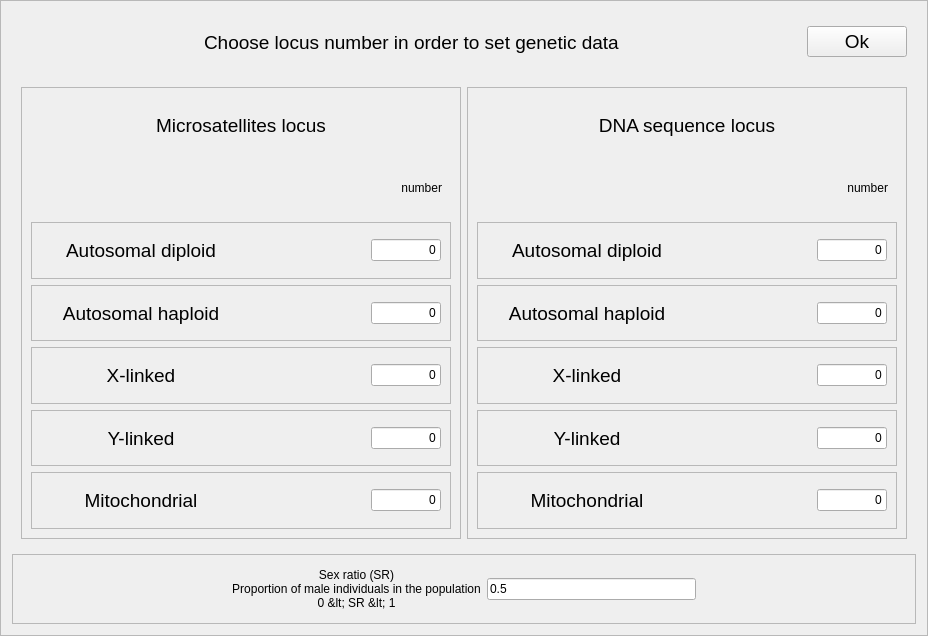
<?xml version="1.0" encoding="UTF-8"?>
<ui version="4.0">
 <class>Frame</class>
 <widget class="QFrame" name="Frame">
  <property name="geometry">
   <rect>
    <x>0</x>
    <y>0</y>
    <width>928</width>
    <height>636</height>
   </rect>
  </property>
  <property name="windowTitle">
   <string>Frame</string>
  </property>
  <property name="frameShape">
   <enum>QFrame::StyledPanel</enum>
  </property>
  <property name="frameShadow">
   <enum>QFrame::Raised</enum>
  </property>
  <layout class="QVBoxLayout" name="verticalLayout_3">
   <item>
    <widget class="QFrame" name="frame_16">
     <property name="minimumSize">
      <size>
       <width>0</width>
       <height>60</height>
      </size>
     </property>
     <property name="maximumSize">
      <size>
       <width>16777215</width>
       <height>60</height>
      </size>
     </property>
     <property name="frameShape">
      <enum>QFrame::NoFrame</enum>
     </property>
     <property name="frameShadow">
      <enum>QFrame::Raised</enum>
     </property>
     <layout class="QHBoxLayout" name="horizontalLayout_14">
      <item>
       <spacer name="horizontalSpacer_13">
        <property name="orientation">
         <enum>Qt::Horizontal</enum>
        </property>
        <property name="sizeHint" stdset="0">
         <size>
          <width>40</width>
          <height>20</height>
         </size>
        </property>
       </spacer>
      </item>
      <item>
       <widget class="QLabel" name="chooseLocusNumberLabel">
        <property name="font">
         <font>
          <pointsize>14</pointsize>
         </font>
        </property>
        <property name="text">
         <string>Choose locus number in order to set genetic data</string>
        </property>
       </widget>
      </item>
      <item>
       <spacer name="horizontalSpacer_14">
        <property name="orientation">
         <enum>Qt::Horizontal</enum>
        </property>
        <property name="sizeHint" stdset="0">
         <size>
          <width>40</width>
          <height>20</height>
         </size>
        </property>
       </spacer>
      </item>
      <item>
       <widget class="QPushButton" name="okButton">
        <property name="minimumSize">
         <size>
          <width>100</width>
          <height>0</height>
         </size>
        </property>
        <property name="maximumSize">
         <size>
          <width>100</width>
          <height>16777215</height>
         </size>
        </property>
        <property name="font">
         <font>
          <pointsize>14</pointsize>
         </font>
        </property>
        <property name="text">
         <string>Ok</string>
        </property>
       </widget>
      </item>
     </layout>
    </widget>
   </item>
   <item>
    <widget class="QFrame" name="frame_15">
     <property name="frameShape">
      <enum>QFrame::NoFrame</enum>
     </property>
     <property name="frameShadow">
      <enum>QFrame::Raised</enum>
     </property>
     <layout class="QHBoxLayout" name="horizontalLayout_13">
      <item>
       <widget class="QFrame" name="frame">
        <property name="frameShape">
         <enum>QFrame::StyledPanel</enum>
        </property>
        <property name="frameShadow">
         <enum>QFrame::Raised</enum>
        </property>
        <layout class="QVBoxLayout" name="verticalLayout">
         <item>
          <widget class="QLabel" name="leftBlocLabel">
           <property name="font">
            <font>
             <pointsize>14</pointsize>
            </font>
           </property>
           <property name="text">
            <string>Microsatellites locus</string>
           </property>
           <property name="alignment">
            <set>Qt::AlignCenter</set>
           </property>
          </widget>
         </item>
         <item>
          <widget class="QFrame" name="frame_7">
           <property name="frameShape">
            <enum>QFrame::NoFrame</enum>
           </property>
           <property name="frameShadow">
            <enum>QFrame::Raised</enum>
           </property>
           <layout class="QHBoxLayout" name="horizontalLayout_6">
            <item>
             <spacer name="horizontalSpacer">
              <property name="orientation">
               <enum>Qt::Horizontal</enum>
              </property>
              <property name="sizeHint" stdset="0">
               <size>
                <width>40</width>
                <height>20</height>
               </size>
              </property>
             </spacer>
            </item>
            <item>
             <widget class="QLabel" name="label_4">
              <property name="text">
               <string>number</string>
              </property>
              <property name="alignment">
               <set>Qt::AlignRight|Qt::AlignTrailing|Qt::AlignVCenter</set>
              </property>
             </widget>
            </item>
           </layout>
          </widget>
         </item>
         <item>
          <widget class="QFrame" name="frame_2">
           <property name="frameShape">
            <enum>QFrame::StyledPanel</enum>
           </property>
           <property name="frameShadow">
            <enum>QFrame::Raised</enum>
           </property>
           <layout class="QHBoxLayout" name="horizontalLayout">
            <item>
             <widget class="QLabel" name="maLabel">
              <property name="minimumSize">
               <size>
                <width>200</width>
                <height>0</height>
               </size>
              </property>
              <property name="maximumSize">
               <size>
                <width>200</width>
                <height>16777215</height>
               </size>
              </property>
              <property name="font">
               <font>
                <pointsize>14</pointsize>
               </font>
              </property>
              <property name="text">
               <string>Autosomal diploid</string>
              </property>
              <property name="alignment">
               <set>Qt::AlignCenter</set>
              </property>
             </widget>
            </item>
            <item>
             <spacer name="horizontalSpacer_3">
              <property name="orientation">
               <enum>Qt::Horizontal</enum>
              </property>
              <property name="sizeHint" stdset="0">
               <size>
                <width>40</width>
                <height>20</height>
               </size>
              </property>
             </spacer>
            </item>
            <item>
             <widget class="QLineEdit" name="maEdit">
              <property name="minimumSize">
               <size>
                <width>70</width>
                <height>0</height>
               </size>
              </property>
              <property name="maximumSize">
               <size>
                <width>70</width>
                <height>16777215</height>
               </size>
              </property>
              <property name="text">
               <string>0</string>
              </property>
              <property name="alignment">
               <set>Qt::AlignRight|Qt::AlignTrailing|Qt::AlignVCenter</set>
              </property>
             </widget>
            </item>
           </layout>
          </widget>
         </item>
         <item>
          <widget class="QFrame" name="frame_3">
           <property name="frameShape">
            <enum>QFrame::StyledPanel</enum>
           </property>
           <property name="frameShadow">
            <enum>QFrame::Raised</enum>
           </property>
           <layout class="QHBoxLayout" name="horizontalLayout_2">
            <item>
             <widget class="QLabel" name="mhLabel">
              <property name="minimumSize">
               <size>
                <width>200</width>
                <height>0</height>
               </size>
              </property>
              <property name="maximumSize">
               <size>
                <width>200</width>
                <height>16777215</height>
               </size>
              </property>
              <property name="font">
               <font>
                <pointsize>14</pointsize>
               </font>
              </property>
              <property name="text">
               <string>Autosomal haploid</string>
              </property>
              <property name="alignment">
               <set>Qt::AlignCenter</set>
              </property>
             </widget>
            </item>
            <item>
             <spacer name="horizontalSpacer_4">
              <property name="orientation">
               <enum>Qt::Horizontal</enum>
              </property>
              <property name="sizeHint" stdset="0">
               <size>
                <width>40</width>
                <height>20</height>
               </size>
              </property>
             </spacer>
            </item>
            <item>
             <widget class="QLineEdit" name="mhEdit">
              <property name="minimumSize">
               <size>
                <width>70</width>
                <height>0</height>
               </size>
              </property>
              <property name="maximumSize">
               <size>
                <width>70</width>
                <height>16777215</height>
               </size>
              </property>
              <property name="text">
               <string>0</string>
              </property>
              <property name="alignment">
               <set>Qt::AlignRight|Qt::AlignTrailing|Qt::AlignVCenter</set>
              </property>
             </widget>
            </item>
           </layout>
          </widget>
         </item>
         <item>
          <widget class="QFrame" name="frame_4">
           <property name="frameShape">
            <enum>QFrame::StyledPanel</enum>
           </property>
           <property name="frameShadow">
            <enum>QFrame::Raised</enum>
           </property>
           <layout class="QHBoxLayout" name="horizontalLayout_3">
            <item>
             <widget class="QLabel" name="mxLabel">
              <property name="minimumSize">
               <size>
                <width>200</width>
                <height>0</height>
               </size>
              </property>
              <property name="maximumSize">
               <size>
                <width>200</width>
                <height>16777215</height>
               </size>
              </property>
              <property name="font">
               <font>
                <pointsize>14</pointsize>
               </font>
              </property>
              <property name="text">
               <string>X-linked</string>
              </property>
              <property name="alignment">
               <set>Qt::AlignCenter</set>
              </property>
             </widget>
            </item>
            <item>
             <spacer name="horizontalSpacer_5">
              <property name="orientation">
               <enum>Qt::Horizontal</enum>
              </property>
              <property name="sizeHint" stdset="0">
               <size>
                <width>40</width>
                <height>20</height>
               </size>
              </property>
             </spacer>
            </item>
            <item>
             <widget class="QLineEdit" name="mxEdit">
              <property name="minimumSize">
               <size>
                <width>70</width>
                <height>0</height>
               </size>
              </property>
              <property name="maximumSize">
               <size>
                <width>70</width>
                <height>16777215</height>
               </size>
              </property>
              <property name="text">
               <string>0</string>
              </property>
              <property name="alignment">
               <set>Qt::AlignRight|Qt::AlignTrailing|Qt::AlignVCenter</set>
              </property>
             </widget>
            </item>
           </layout>
          </widget>
         </item>
         <item>
          <widget class="QFrame" name="frame_5">
           <property name="frameShape">
            <enum>QFrame::StyledPanel</enum>
           </property>
           <property name="frameShadow">
            <enum>QFrame::Raised</enum>
           </property>
           <layout class="QHBoxLayout" name="horizontalLayout_4">
            <item>
             <widget class="QLabel" name="myLabel">
              <property name="minimumSize">
               <size>
                <width>200</width>
                <height>0</height>
               </size>
              </property>
              <property name="maximumSize">
               <size>
                <width>200</width>
                <height>16777215</height>
               </size>
              </property>
              <property name="font">
               <font>
                <pointsize>14</pointsize>
               </font>
              </property>
              <property name="text">
               <string>Y-linked</string>
              </property>
              <property name="alignment">
               <set>Qt::AlignCenter</set>
              </property>
             </widget>
            </item>
            <item>
             <spacer name="horizontalSpacer_6">
              <property name="orientation">
               <enum>Qt::Horizontal</enum>
              </property>
              <property name="sizeHint" stdset="0">
               <size>
                <width>40</width>
                <height>20</height>
               </size>
              </property>
             </spacer>
            </item>
            <item>
             <widget class="QLineEdit" name="myEdit">
              <property name="minimumSize">
               <size>
                <width>70</width>
                <height>0</height>
               </size>
              </property>
              <property name="maximumSize">
               <size>
                <width>70</width>
                <height>16777215</height>
               </size>
              </property>
              <property name="text">
               <string>0</string>
              </property>
              <property name="alignment">
               <set>Qt::AlignRight|Qt::AlignTrailing|Qt::AlignVCenter</set>
              </property>
             </widget>
            </item>
           </layout>
          </widget>
         </item>
         <item>
          <widget class="QFrame" name="frame_6">
           <property name="frameShape">
            <enum>QFrame::StyledPanel</enum>
           </property>
           <property name="frameShadow">
            <enum>QFrame::Raised</enum>
           </property>
           <layout class="QHBoxLayout" name="horizontalLayout_5">
            <item>
             <widget class="QLabel" name="mmLabel">
              <property name="minimumSize">
               <size>
                <width>200</width>
                <height>0</height>
               </size>
              </property>
              <property name="maximumSize">
               <size>
                <width>200</width>
                <height>16777215</height>
               </size>
              </property>
              <property name="font">
               <font>
                <pointsize>14</pointsize>
               </font>
              </property>
              <property name="text">
               <string>Mitochondrial</string>
              </property>
              <property name="alignment">
               <set>Qt::AlignCenter</set>
              </property>
             </widget>
            </item>
            <item>
             <spacer name="horizontalSpacer_7">
              <property name="orientation">
               <enum>Qt::Horizontal</enum>
              </property>
              <property name="sizeHint" stdset="0">
               <size>
                <width>40</width>
                <height>20</height>
               </size>
              </property>
             </spacer>
            </item>
            <item>
             <widget class="QLineEdit" name="mmEdit">
              <property name="minimumSize">
               <size>
                <width>70</width>
                <height>0</height>
               </size>
              </property>
              <property name="maximumSize">
               <size>
                <width>70</width>
                <height>16777215</height>
               </size>
              </property>
              <property name="text">
               <string>0</string>
              </property>
              <property name="alignment">
               <set>Qt::AlignRight|Qt::AlignTrailing|Qt::AlignVCenter</set>
              </property>
             </widget>
            </item>
           </layout>
          </widget>
         </item>
        </layout>
       </widget>
      </item>
      <item>
       <widget class="QFrame" name="frame_8">
        <property name="frameShape">
         <enum>QFrame::StyledPanel</enum>
        </property>
        <property name="frameShadow">
         <enum>QFrame::Raised</enum>
        </property>
        <layout class="QVBoxLayout" name="verticalLayout_2">
         <item>
          <widget class="QLabel" name="rightBlocLabel">
           <property name="font">
            <font>
             <pointsize>14</pointsize>
            </font>
           </property>
           <property name="text">
            <string>DNA sequence locus</string>
           </property>
           <property name="alignment">
            <set>Qt::AlignCenter</set>
           </property>
          </widget>
         </item>
         <item>
          <widget class="QFrame" name="frame_9">
           <property name="frameShape">
            <enum>QFrame::NoFrame</enum>
           </property>
           <property name="frameShadow">
            <enum>QFrame::Raised</enum>
           </property>
           <layout class="QHBoxLayout" name="horizontalLayout_7">
            <item>
             <spacer name="horizontalSpacer_2">
              <property name="orientation">
               <enum>Qt::Horizontal</enum>
              </property>
              <property name="sizeHint" stdset="0">
               <size>
                <width>40</width>
                <height>20</height>
               </size>
              </property>
             </spacer>
            </item>
            <item>
             <widget class="QLabel" name="label_8">
              <property name="text">
               <string>number</string>
              </property>
              <property name="alignment">
               <set>Qt::AlignRight|Qt::AlignTrailing|Qt::AlignVCenter</set>
              </property>
             </widget>
            </item>
           </layout>
          </widget>
         </item>
         <item>
          <widget class="QFrame" name="frame_10">
           <property name="frameShape">
            <enum>QFrame::StyledPanel</enum>
           </property>
           <property name="frameShadow">
            <enum>QFrame::Raised</enum>
           </property>
           <layout class="QHBoxLayout" name="horizontalLayout_8">
            <item>
             <widget class="QLabel" name="saLabel">
              <property name="minimumSize">
               <size>
                <width>200</width>
                <height>0</height>
               </size>
              </property>
              <property name="maximumSize">
               <size>
                <width>200</width>
                <height>16777215</height>
               </size>
              </property>
              <property name="font">
               <font>
                <pointsize>14</pointsize>
               </font>
              </property>
              <property name="text">
               <string>Autosomal diploid</string>
              </property>
              <property name="alignment">
               <set>Qt::AlignCenter</set>
              </property>
             </widget>
            </item>
            <item>
             <spacer name="horizontalSpacer_8">
              <property name="orientation">
               <enum>Qt::Horizontal</enum>
              </property>
              <property name="sizeHint" stdset="0">
               <size>
                <width>40</width>
                <height>20</height>
               </size>
              </property>
             </spacer>
            </item>
            <item>
             <widget class="QLineEdit" name="saEdit">
              <property name="minimumSize">
               <size>
                <width>70</width>
                <height>0</height>
               </size>
              </property>
              <property name="maximumSize">
               <size>
                <width>70</width>
                <height>16777215</height>
               </size>
              </property>
              <property name="text">
               <string>0</string>
              </property>
              <property name="alignment">
               <set>Qt::AlignRight|Qt::AlignTrailing|Qt::AlignVCenter</set>
              </property>
             </widget>
            </item>
           </layout>
          </widget>
         </item>
         <item>
          <widget class="QFrame" name="frame_11">
           <property name="frameShape">
            <enum>QFrame::StyledPanel</enum>
           </property>
           <property name="frameShadow">
            <enum>QFrame::Raised</enum>
           </property>
           <layout class="QHBoxLayout" name="horizontalLayout_9">
            <item>
             <widget class="QLabel" name="shLabel">
              <property name="minimumSize">
               <size>
                <width>200</width>
                <height>0</height>
               </size>
              </property>
              <property name="maximumSize">
               <size>
                <width>200</width>
                <height>16777215</height>
               </size>
              </property>
              <property name="font">
               <font>
                <pointsize>14</pointsize>
               </font>
              </property>
              <property name="text">
               <string>Autosomal haploid</string>
              </property>
              <property name="alignment">
               <set>Qt::AlignCenter</set>
              </property>
             </widget>
            </item>
            <item>
             <spacer name="horizontalSpacer_9">
              <property name="orientation">
               <enum>Qt::Horizontal</enum>
              </property>
              <property name="sizeHint" stdset="0">
               <size>
                <width>40</width>
                <height>20</height>
               </size>
              </property>
             </spacer>
            </item>
            <item>
             <widget class="QLineEdit" name="shEdit">
              <property name="minimumSize">
               <size>
                <width>70</width>
                <height>0</height>
               </size>
              </property>
              <property name="maximumSize">
               <size>
                <width>70</width>
                <height>16777215</height>
               </size>
              </property>
              <property name="text">
               <string>0</string>
              </property>
              <property name="alignment">
               <set>Qt::AlignRight|Qt::AlignTrailing|Qt::AlignVCenter</set>
              </property>
             </widget>
            </item>
           </layout>
          </widget>
         </item>
         <item>
          <widget class="QFrame" name="frame_12">
           <property name="frameShape">
            <enum>QFrame::StyledPanel</enum>
           </property>
           <property name="frameShadow">
            <enum>QFrame::Raised</enum>
           </property>
           <layout class="QHBoxLayout" name="horizontalLayout_10">
            <item>
             <widget class="QLabel" name="sxLabel">
              <property name="minimumSize">
               <size>
                <width>200</width>
                <height>0</height>
               </size>
              </property>
              <property name="maximumSize">
               <size>
                <width>200</width>
                <height>16777215</height>
               </size>
              </property>
              <property name="font">
               <font>
                <pointsize>14</pointsize>
               </font>
              </property>
              <property name="text">
               <string>X-linked</string>
              </property>
              <property name="alignment">
               <set>Qt::AlignCenter</set>
              </property>
             </widget>
            </item>
            <item>
             <spacer name="horizontalSpacer_10">
              <property name="orientation">
               <enum>Qt::Horizontal</enum>
              </property>
              <property name="sizeHint" stdset="0">
               <size>
                <width>40</width>
                <height>20</height>
               </size>
              </property>
             </spacer>
            </item>
            <item>
             <widget class="QLineEdit" name="sxEdit">
              <property name="minimumSize">
               <size>
                <width>70</width>
                <height>0</height>
               </size>
              </property>
              <property name="maximumSize">
               <size>
                <width>70</width>
                <height>16777215</height>
               </size>
              </property>
              <property name="text">
               <string>0</string>
              </property>
              <property name="alignment">
               <set>Qt::AlignRight|Qt::AlignTrailing|Qt::AlignVCenter</set>
              </property>
             </widget>
            </item>
           </layout>
          </widget>
         </item>
         <item>
          <widget class="QFrame" name="frame_13">
           <property name="frameShape">
            <enum>QFrame::StyledPanel</enum>
           </property>
           <property name="frameShadow">
            <enum>QFrame::Raised</enum>
           </property>
           <layout class="QHBoxLayout" name="horizontalLayout_11">
            <item>
             <widget class="QLabel" name="svLabel">
              <property name="minimumSize">
               <size>
                <width>200</width>
                <height>0</height>
               </size>
              </property>
              <property name="maximumSize">
               <size>
                <width>200</width>
                <height>16777215</height>
               </size>
              </property>
              <property name="font">
               <font>
                <pointsize>14</pointsize>
               </font>
              </property>
              <property name="text">
               <string>Y-linked</string>
              </property>
              <property name="alignment">
               <set>Qt::AlignCenter</set>
              </property>
             </widget>
            </item>
            <item>
             <spacer name="horizontalSpacer_11">
              <property name="orientation">
               <enum>Qt::Horizontal</enum>
              </property>
              <property name="sizeHint" stdset="0">
               <size>
                <width>40</width>
                <height>20</height>
               </size>
              </property>
             </spacer>
            </item>
            <item>
             <widget class="QLineEdit" name="syEdit">
              <property name="minimumSize">
               <size>
                <width>70</width>
                <height>0</height>
               </size>
              </property>
              <property name="maximumSize">
               <size>
                <width>70</width>
                <height>16777215</height>
               </size>
              </property>
              <property name="text">
               <string>0</string>
              </property>
              <property name="alignment">
               <set>Qt::AlignRight|Qt::AlignTrailing|Qt::AlignVCenter</set>
              </property>
             </widget>
            </item>
           </layout>
          </widget>
         </item>
         <item>
          <widget class="QFrame" name="frame_14">
           <property name="frameShape">
            <enum>QFrame::StyledPanel</enum>
           </property>
           <property name="frameShadow">
            <enum>QFrame::Raised</enum>
           </property>
           <layout class="QHBoxLayout" name="horizontalLayout_12">
            <item>
             <widget class="QLabel" name="smLabel">
              <property name="minimumSize">
               <size>
                <width>200</width>
                <height>0</height>
               </size>
              </property>
              <property name="maximumSize">
               <size>
                <width>200</width>
                <height>16777215</height>
               </size>
              </property>
              <property name="font">
               <font>
                <pointsize>14</pointsize>
               </font>
              </property>
              <property name="text">
               <string>Mitochondrial</string>
              </property>
              <property name="alignment">
               <set>Qt::AlignCenter</set>
              </property>
             </widget>
            </item>
            <item>
             <spacer name="horizontalSpacer_12">
              <property name="orientation">
               <enum>Qt::Horizontal</enum>
              </property>
              <property name="sizeHint" stdset="0">
               <size>
                <width>40</width>
                <height>20</height>
               </size>
              </property>
             </spacer>
            </item>
            <item>
             <widget class="QLineEdit" name="smEdit">
              <property name="minimumSize">
               <size>
                <width>70</width>
                <height>0</height>
               </size>
              </property>
              <property name="maximumSize">
               <size>
                <width>70</width>
                <height>16777215</height>
               </size>
              </property>
              <property name="text">
               <string>0</string>
              </property>
              <property name="alignment">
               <set>Qt::AlignRight|Qt::AlignTrailing|Qt::AlignVCenter</set>
              </property>
             </widget>
            </item>
           </layout>
          </widget>
         </item>
        </layout>
       </widget>
      </item>
     </layout>
    </widget>
   </item>
   <item>
    <widget class="QFrame" name="frame_17">
     <property name="minimumSize">
      <size>
       <width>0</width>
       <height>70</height>
      </size>
     </property>
     <property name="maximumSize">
      <size>
       <width>16777215</width>
       <height>70</height>
      </size>
     </property>
     <property name="frameShape">
      <enum>QFrame::StyledPanel</enum>
     </property>
     <property name="frameShadow">
      <enum>QFrame::Raised</enum>
     </property>
     <layout class="QHBoxLayout" name="horizontalLayout_15">
      <item>
       <spacer name="horizontalSpacer_15">
        <property name="orientation">
         <enum>Qt::Horizontal</enum>
        </property>
        <property name="sizeHint" stdset="0">
         <size>
          <width>40</width>
          <height>20</height>
         </size>
        </property>
       </spacer>
      </item>
      <item>
       <widget class="QLabel" name="sexRatioLabel">
        <property name="text">
         <string>Sex ratio (SR)
Proportion of male individuals in the population
0 &lt; SR &lt; 1</string>
        </property>
        <property name="alignment">
         <set>Qt::AlignCenter</set>
        </property>
       </widget>
      </item>
      <item>
       <widget class="QLineEdit" name="sexRatioEdit">
        <property name="text">
         <string>0.5</string>
        </property>
       </widget>
      </item>
      <item>
       <spacer name="horizontalSpacer_16">
        <property name="orientation">
         <enum>Qt::Horizontal</enum>
        </property>
        <property name="sizeHint" stdset="0">
         <size>
          <width>40</width>
          <height>20</height>
         </size>
        </property>
       </spacer>
      </item>
     </layout>
    </widget>
   </item>
  </layout>
 </widget>
 <resources/>
 <connections/>
</ui>
